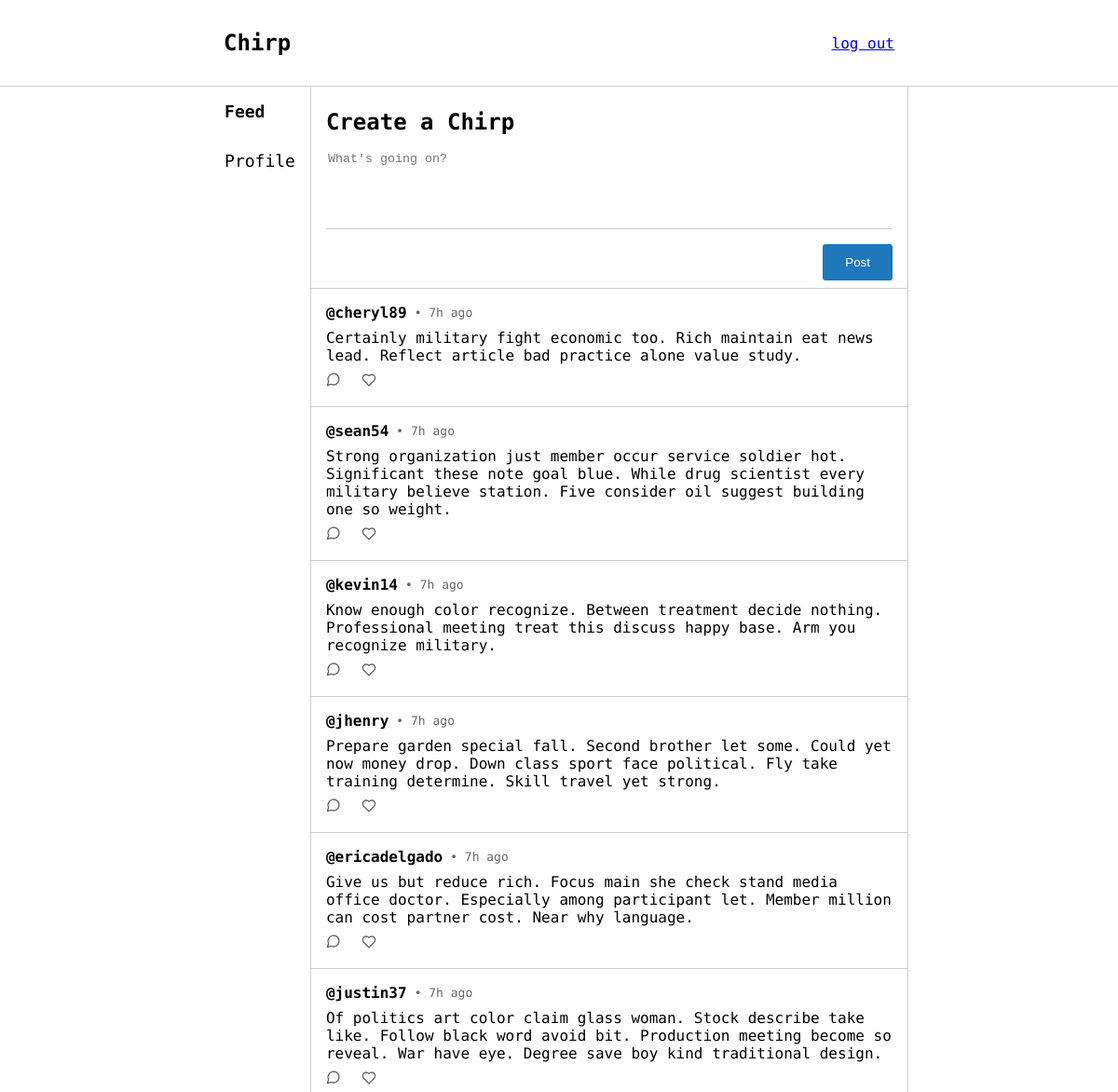
Page /feed (signed in) on the committed database.
### app/models.py (models this page shows, shortened)
class Post(db.Model):
    id = db.Column(db.Integer, primary_key=True)
    body = db.Column(db.String(256))
    posted_at = db.Column(db.DateTime, index=True, default=datetime.now)
    user_id = db.Column(db.Integer, db.ForeignKey('user.id'))
    likes = db.relationship('Like', backref='post', lazy='dynamic')
    comments = db.relationship('Comment', backref='post', lazy='dynamic')

class User(UserMixin, db.Model):
    id = db.Column(db.Integer, primary_key=True)
    username = db.Column(db.String(64), index=True, unique=True)
    password_hash = db.Column(db.String(128))
    posts = db.relationship('Post', backref='user', lazy='dynamic')
    likes = db.relationship('Like', backref='user', lazy='dynamic')
    comments = db.relationship('Comment', backref='user', lazy='dynamic')

### app/views.py (the view)
@app.route("/feed")
@login_required
def feed():
    posts = get_recommendations(current_user)
    return render_template('pages/feed.html', title="Feed", user_authenticated=current_user.is_authenticated, posts=posts)

### app/filters.py (called while the page is built)
def time_ago(value):
    now = datetime.now()
    diff = now - value
    seconds = diff.total_seconds()
    if seconds < 60:
        return f"{int(seconds)}s ago"
    elif seconds < 3600:
        return f"{int(seconds // 60)}m  ago"
    elif seconds < 86400:
        return f"{int(seconds // 3600)}h ago"
    elif seconds < 2592000:
        return f"{int(seconds // 86400)}d ago"
    elif seconds < 31536000:
        return f"{int(seconds // 2592000)}m ago"
    else:
        return f"{int(seconds // 31536000)}y ago"

### app/posts.py (called while the page is built)
def get_posts(user):
    liked_posts = aliased(models.Like)
    return db.session.query(models.Post,
                            db.case(
                                    (liked_posts.user_id == user.id, True),
                                    else_=False
                            ).label('liked_by_user')
                            ) \
                .join(liked_posts, liked_posts.post_id == models.Post.id, isouter=True)

def get_mutual_likes(user1, user2):
    liked_posts_user1 = set([like.post_id for like in user1.likes])
    liked_posts_user2 = set([like.post_id for like in user2.likes])
    mutual_likes = liked_posts_user1.intersection(liked_posts_user2)
    return len(mutual_likes)

def get_recommendations(user):
    all_posts = get_posts(user).all()
    recommendations = []
    for post, liked in all_posts:
        if post.user_id == user.id or liked:
            continue
        users_who_liked = [like.user for like in post.likes]
        mutual_likes = 0
        for other_user in users_who_liked:
            mutual_likes_count = get_mutual_likes(user, other_user)
            mutual_likes += mutual_likes_count
        random_factor = random.uniform(0.7, 1.4)
        score = mutual_likes * random_factor
        recommendations.append((post, liked, score))
    recommendations.sort(key=lambda x: x[2], reverse=True)
    return [(post, liked) for post, liked, score in recommendations[:10]]

### app/views.py (called while the page is built)
@login_manager.user_loader
def load_user(user_id):
    return db.session.query(models.User).get(user_id)

### app/templates/pages/feed.html (shortened to what this page needs)
{% extends "layouts/authorised_layout.html" %}
{% block authorised_head %}
    <link rel="stylesheet" href="{{ url_for('static', filename='css/feed.css') }}">
    <link rel="stylesheet" href="{{ url_for('static', filename='css/components.css') }}">
{% endblock %}
{% block sidebar_feed %}
    sidebar-item-active
{% endblock %}
{% block authorised_content %}
    <div class="post-box">
        <h2 class="post-title">Create a Chirp</h3>
        <textarea id="post-content" class="post-textarea" placeholder="What's going on?" maxlength="256"></textarea>
        {% with button_class="btn-filled post-btn", text="Post", id="post-btn" %}
            {% include 'components/button.html' %}
        {% endwith %}
    </div>
    {% for post, liked in posts %}
        {% with post=post, liked=liked %}
            {% include 'components/post.html' %}
        {% endwith %}
    {% endfor %}
{% endblock %}

### app/templates/components/post.html
<div id="{{'post' if not comment else 'comment'}}-{{ post.id }}" class="post-container">
    <span class="post-heading">
        <h3>
            <a href="/profile/{{ post.user.username }}">@{{ post.user.username }}</a>
        </h3>
        <p>• {{ post.posted_at | time_ago }}</p>
    </span>
    <p style="margin:0;">
        {{ post.body }}
    </p>
    {% if not comment %}
        <span class="post-footing">
            <a href="/post/{{ post.id }}" alt="Leave or view comments on this post">
                <svg xmlns="http://www.w3.org/2000/svg" width="16" height="16" viewBox="0 0 24 24" fill="none" stroke="currentColor" stroke-width="2" stroke-linecap="round" stroke-linejoin="round">
                    <path d="M7.9 20A9 9 0 1 0 4 16.1L2 22Z"/>
                </svg>
            </a>
            <button onclick="like({{ post.id }})" aria-label="Like this post">
                <svg xmlns="http://www.w3.org/2000/svg" width="16" height="16" viewBox="0 0 24 24" fill="none" stroke="currentColor" stroke-width="2" stroke-linecap="round" stroke-linejoin="round" class="{{ 'liked' if liked }}">
                    <path d="M19 14c1.49-1.46 3-3.21 3-5.5A5.5 5.5 0 0 0 16.5 3c-1.76 0-3 .5-4.5 2-1.5-1.5-2.74-2-4.5-2A5.5 5.5 0 0 0 2 8.5c0 2.3 1.5 4.05 3 5.5l7 7Z"/>
                </svg>
            </button>
        </span>
    {% endif %}
</div>

### app/static/css/root_layout.css (style rules this page uses)
body { margin: 0; font-family: 'Geist Mono', monospace; position: absolute; width: 100%; height: 100%; display: flex; flex-direction: column; }

### app/static/css/feed.css (style rules this page uses)
.post-box { display: flex; flex-direction: column; gap: 1rem; border-bottom: solid 1px #ccc; padding: .5rem 1rem; }
.post-title { margin: 0; margin-top: 1rem; }
.post-textarea { resize: none; border: none; border-bottom: solid 1px #ccc; outline: none; height: 5rem; }

### app/static/css/components.css (style rules this page uses)
.post-container { padding: 1rem; display: flex; gap: .5rem; flex-direction: column; border-bottom: 1px solid #ccc; }
.post-heading { display: flex; gap: .5rem; align-items: center; }
.post-heading > p { color: #666; font-size: small; margin: 0; }
.post-heading > h3 { font-size: medium; margin: 0; }
.post-heading > h3 > a { text-decoration: none; color: inherit; }
.post-footing { display: flex; gap: 1rem; }
.post-footing > a, button { color: #666; cursor: pointer; border: none; background-color: transparent; }

### rows in the picture
Post: user.username "cheryl89", posted_at "7h ago", body "Certainly military fight economic too. Rich maintain eat news lead. Reflect article bad practice alone value study."
Post: user.username "sean54", posted_at "7h ago", body "Strong organization just member occur service soldier hot. Significant these note goal blue. While drug scientist every military believe station. Five consider oil suggest building one so weight."
Post: user.username "kevin14", posted_at "7h ago", body "Know enough color recognize. Between treatment decide nothing. Professional meeting treat this discuss happy base. Arm you recognize military."
Post: user.username "jhenry", posted_at "7h ago", body "Prepare garden special fall. Second brother let some. Could yet now money drop. Down class sport face political. Fly take training determine. Skill travel yet strong."
Post: user.username "ericadelgado", posted_at "7h ago", body "Give us but reduce rich. Focus main she check stand media office doctor. Especially among participant let. Member million can cost partner cost. Near why language."
Post: user.username "justin37", posted_at "7h ago", body "Of politics art color claim glass woman. Stock describe take like. Follow black word avoid bit. Production meeting become so reveal. War have eye. Degree save boy kind traditional design."

### other values in the picture
{{ text }} "Post"
